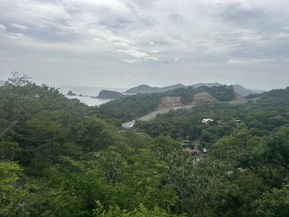
#> input picture Above the surf website/Pictures/IMG_8726.jpeg, 289 x 217 px, shrunk from 1200 x 900 before the run
$ python rotate_fix_180.py
#> lines starting #> are read from the running program, lines starting #| are printed output that depends on the picture
from PIL import Image
import os

files = ['Pictures/IMG_8726.jpeg', 'Pictures/IMG_8709.jpeg']
for path in files:
    if os.path.exists(path):
        img = Image.open(path)
#> img is the input picture: PIL image 289x217 RGB; mean R, G, B 115.9, 127.3, 117.6
        img = img.rotate(180, expand=True)
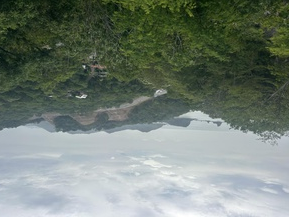
#> img: PIL image 289x217 RGB; mean R, G, B 115.9, 127.3, 117.6
        img.save(path)
        print(f"Rotated {path} 180 degrees.")
#> pass 2 of the loop `for path in files:`:
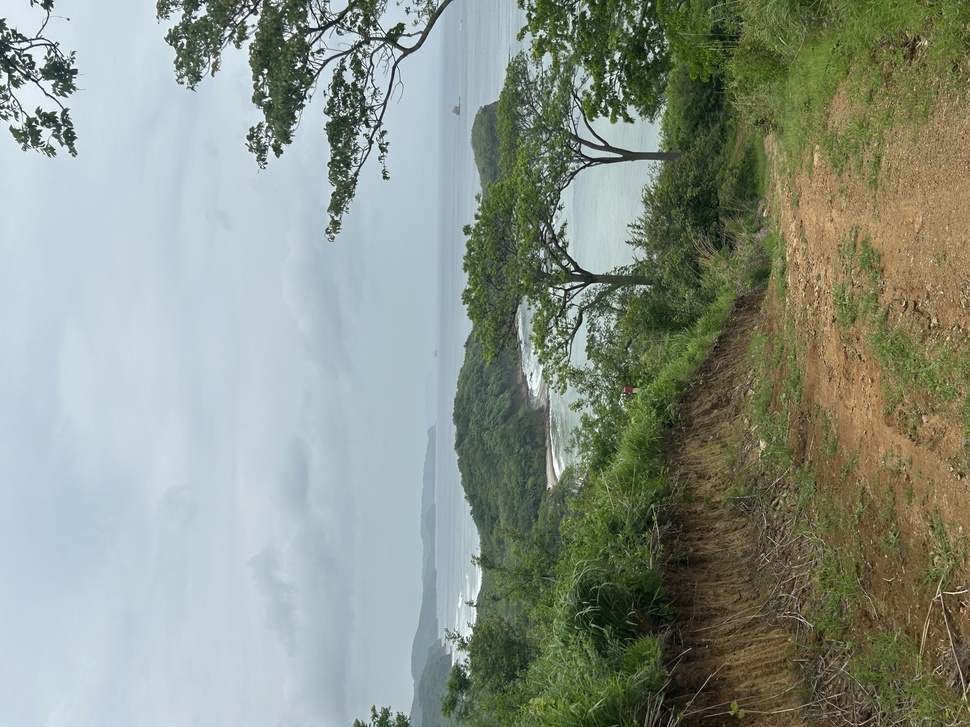
#> input picture Above the surf website/Pictures/IMG_8709.jpeg, 970 x 727 px, shrunk from 4032 x 3024 before the run
#> img is the input picture: PIL image 970x727 RGB; mean R, G, B 137.9, 146.6, 135.4
#> `img = img.rotate(180, expand=True)`:
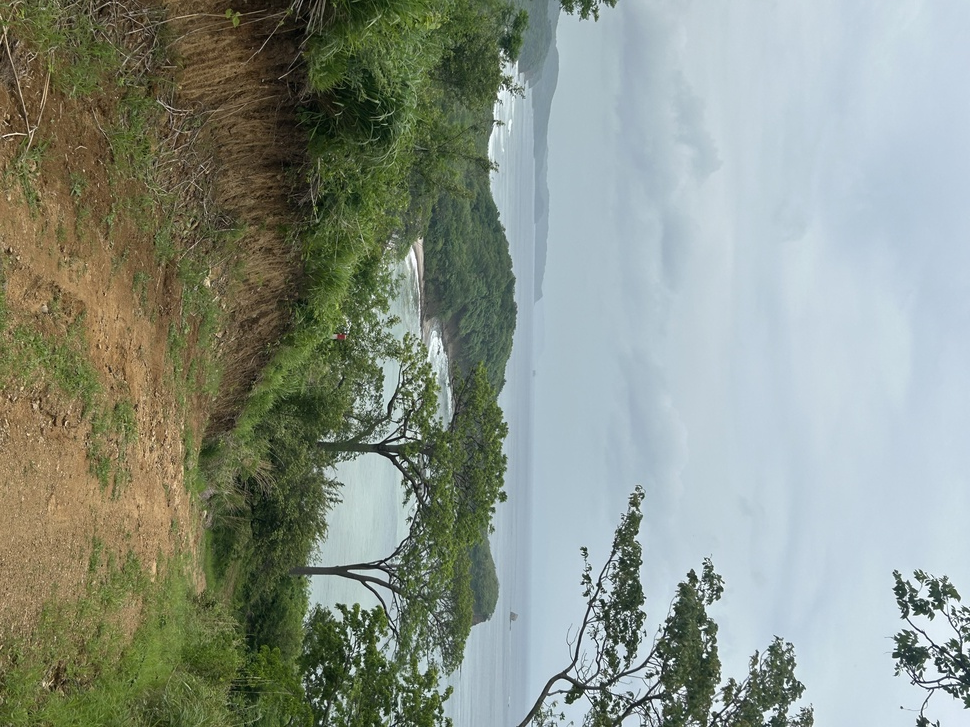
#> img: PIL image 970x727 RGB; mean R, G, B 137.9, 146.6, 135.4
